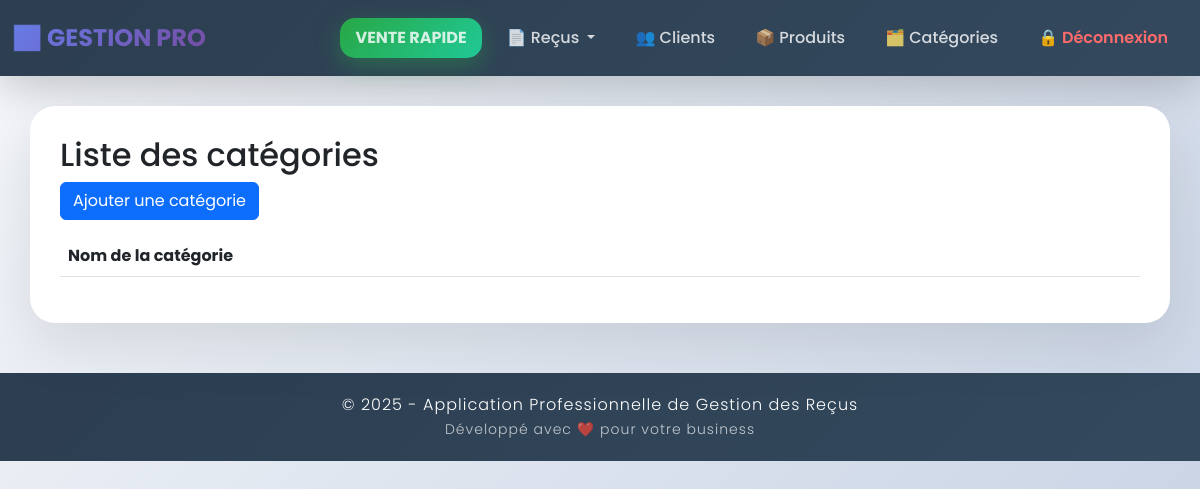
Before: /categories (signed in) with the older database file.
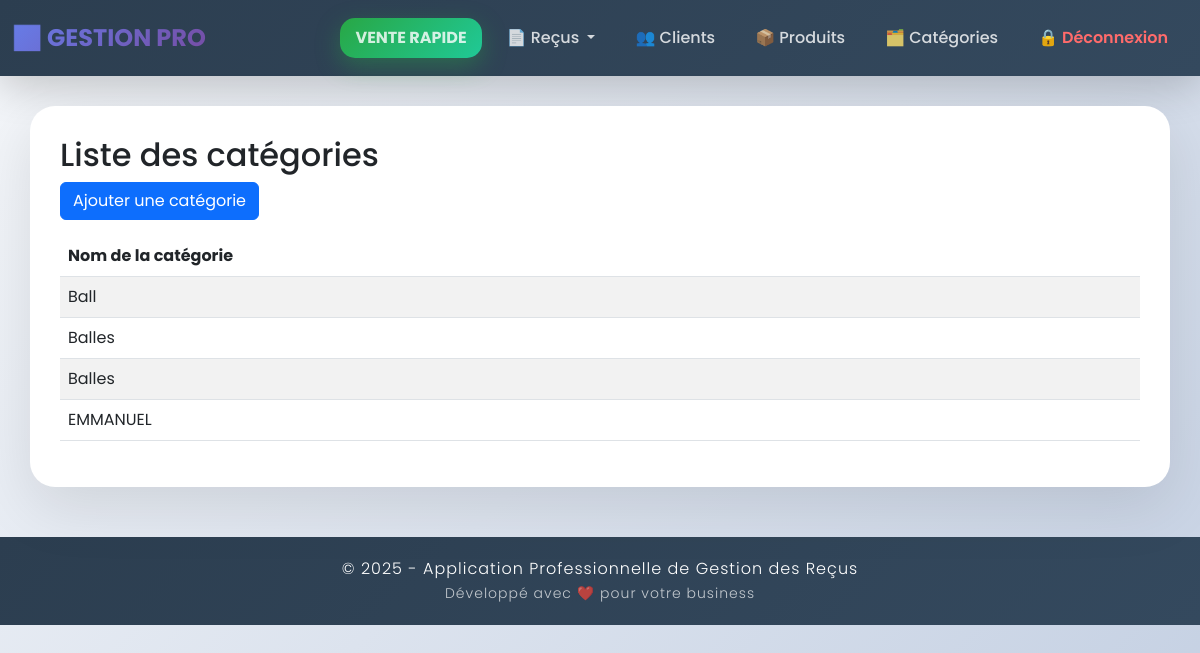
After: the same page with the newer database file.
### tables this page shows
CREATE TABLE categories (
            id INTEGER PRIMARY KEY AUTOINCREMENT,
            nom TEXT NOT NULL
        );

### app.py (the view)
@app.route("/categories")
def categories():
    if not session.get('user_logged_in'):
        return redirect(url_for('connexion'))
    conn = get_db_connection()
    categories = conn.execute("SELECT * FROM categories").fetchall()
    conn.close()
    return render_template("categories.html", categories=categories)

### database.py (called while the page is built)
def get_db_connection():
    conn = sqlite3.connect(DB_NAME)
    conn.row_factory = sqlite3.Row
    return conn

### templates/categories.html
{% extends 'layout.html' %}
{% block content %}
<h2>Liste des catégories</h2>
<a href="{{ url_for('ajouter_categorie') }}" class="btn btn-primary mb-3">Ajouter une catégorie</a>
<table class="table table-striped">
    <thead>
        <tr>
            <th>Nom de la catégorie</th>
        </tr>
    </thead>
    <tbody>
        {% for categorie in categories %}
        <tr>
            <td>{{ categorie.nom }}</td>
        </tr>
        {% endfor %}
    </tbody>
</table>
{% endblock %}

Changed rows visible on the page:
added categories: nom "Ball"
added categories: nom "Balles"
added categories: nom "Balles"
added categories: nom "EMMANUEL"
